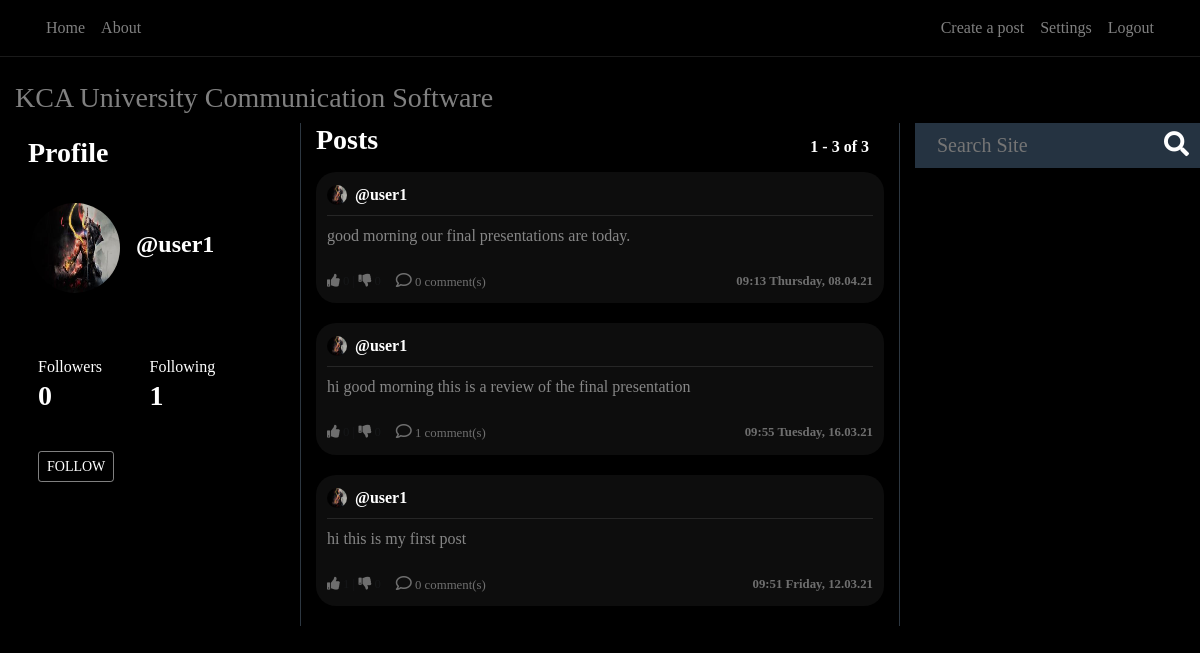
Page /user/@user1 (signed in) on the committed database.
### users/models.py (models this page shows, shortened)
class Profile(models.Model):
    user = models.OneToOneField(User, on_delete=models.CASCADE)
    image = models.ImageField(default='default.png', upload_to='profile_pics')
    @property
    def followers(self):
        return Follow.objects.filter(follow_user=self.user).count()
    @property
    def following(self):
        return Follow.objects.filter(user=self.user).count()

### blog/models.py (models this page shows, shortened)
class Post(models.Model):
    content = models.TextField(max_length=1000)
    date_posted = models.DateTimeField(default=timezone.now)
    author = models.ForeignKey(User, on_delete=models.CASCADE)
    likes= models.IntegerField(default=0)
    dislikes= models.IntegerField(default=0)
    @property
    def number_of_comments(self):
        return Comment.objects.filter(post_connected=self).count()

### blog/views.py (the view, shortened to what this page needs)
# urls.py: path('user/<str:username>', UserPostListView.as_view(), name='user-posts'),
class UserPostListView(LoginRequiredMixin, ListView):
    model = Post
    template_name = 'blog/user_posts.html'
    context_object_name = 'posts'
    paginate_by = PAGINATION_COUNT
    def visible_user(self):
        return get_object_or_404(User, username=self.kwargs.get('username'))
    def get_context_data(self, **kwargs):
        visible_user = self.visible_user()
        logged_user = self.request.user
        print(logged_user.username == '', file=sys.stderr)
        if logged_user.username == '' or logged_user is None:
            can_follow = False
        else:
            can_follow = (Follow.objects.filter(user=logged_user,
                                                follow_user=visible_user).count() == 0)
        data = super().get_context_data(**kwargs)
        data['user_profile'] = visible_user
        data['can_follow'] = can_follow
        return data
    def get_queryset(self):
        user = self.visible_user()
        return Post.objects.filter(author=user).order_by('-date_posted')

### blog/templates/blog/user_posts.html
{% extends "blog/home.html" %}

### blog/templates/blog/home.html (shortened to what this page needs)
{% extends "blog/base.html" %}
{% load static %}
{% block content %}
<h3> KCA University Communication Software</h3>
    <div class="row">
        <div class="col-12 col-md-3 pr-4 dont-move">
            <div style="background-color: #000000; color: white;" class="profile-section">
            <h3 class=" white-important p-2">
                Profile
            </h3>
            <article class="media content-section" style="height: 140px; width: 100%">
                {%  if user_profile != None %}
                    <div class="mt-2 d-flex full-width align-items-center">
                        <img
                           class="rounded-circle mr-3 img-fluid"
                           style="width: 90px; height: 90px;"
                           src="{{ user_profile.profile.image.url }}">
                        <div>
                            <h4 style="text-align: left"
                                    class="white-important">
                                {{ user_profile.username }}
                            </h4>
                        </div>
                    </div>
                {%  endif %}
            </article>
            <article class="media content-section">
                <div class="row full-width pl-2">
                    <div class="col-6">
                            Followers
                    </div>
                    <div class="col-6">
                            Following
                    </div>
                    {%  if user_profile != None %}
                        <div class="col-6">
                            <h3 class="white-important follow-click">
                                <a href="{% url 'user-followers' user_profile.username %}">
                                    {{ user_profile.profile.followers }}
                                </a>
                            </h3>
                        </div>
                         <div class="col-6">
                            <a href="{% url 'user-follows' user_profile.username %}">
                                <h3 class="white-important follow-click">
                                    {{ user_profile.profile.following }}
                                </h3>
                            </a>
                        </div>
                    {%  endif %}
                </div>
            </article>
            <div class="d-flex">
                {%  if user_profile is not None and user_profile.id != user.id  and user.username != '' %}
                    <form method="POST">
                        <div class="form-group">
                            <button style="margin-left: 18px" class="btn btn-sm btn-outline-secondary"
                                    name="{% if can_follow %}follow{% else %}unfollow{% endif %}"
                                    type="submit">
                                 {% if can_follow %}
                                     FOLLOW
                                 {% else %}
                                     UNFOLLOW
                                 {% endif %}
                            </button>
                        </div>
                    </form>
                {% endif %}
            </div>
            </div>
        </div>
        <div class="col-12 col-md-6 scrollable" >
            <div class="full-width row">
                <div class="col-6">
                    <h3 class="white-important mb-3">
                        Posts
                    </h3>
                </div>
                 <div class="col-6 no-padding">
                    <h6
                            style="position: absolute; bottom: 0; right: 0"
                            class="white-important mb-3">
                        {{ page_obj.start_index }} - {{ page_obj.end_index }} of
                        {{ paginator.count }}
                    </h6>
                </div>
            </div>
            {% for post in posts %}
                <article class="media content-section hovered-tweet">
                <div style="width: 100%; word-break: break-all;">
                    <div class="pb-2 row m-0" style="width: 100%; margin-right: 0 !important;">
                       <div
                               style="padding-left: 0px !important;"
                               class="col-8 no-padding d-flex align-items-center">
                           <img
                               class="rounded-circle mr-2"
                               style="width: 20px; height: 20px;"
                               src="{{ post.author.profile.image.url }}">
                           <a class="mr-2 white-important" href="{% url 'user-posts' post.author %}">
                               {{ post.author }}
                           </a>
                       </div>
                       <div class="col-4 d-flex flex-row-reverse no-padding align-items-center"
                            style="padding-right: 0 !important;">
                       </div>
                   </div>
                    <div
                            class="mb-2"
                            style="width: 100%; height: 1px; background-color: rgba(255, 255, 255, 0.1)"></div>
                    <a
                            style="color: rgba(255, 255, 255, 0.5) !important;"
                            href="{% url 'post-detail' post.id %}">
                        <p class="mb-4">
                            {{ post.content }}
                        </p>
                    </a>
                        <div class="row">
                            <div class="col-6" style="display: flex;">
                                <small style="opacity: 0.4;">
                                    <a href="#" onClick="document.getElementById('likebutton').submit()"><i class="fas fa-thumbs-up"></i></a> {{post.likes}}   |   <a href="#" onClick="document.getElementById('dislikebutton').submit()"><i class="fas fa-thumbs-down"></i></a> {{post.dislikes}}
                                </small>
                                <small style="opacity: 0.4; margin-left:15px;">
                                    <a href="/post/{{post.id}}/">
                                        <i style=" font-size: 16px;" class="far fa-comment"></i> {{ post.number_of_comments }} comment(s)
                                    </a>
                                </small>
                            </div>
                            <div class="col-6">
                                <small
                                        style="opacity: 0.4;"
                                    class="white-important d-flex full-width flex-row-reverse">
                                    {{ post.date_posted | date:"H:i l, d.m.y" }}
                                </small>
                            </div>
                        </div>
                </div>
                </article>
            {% endfor %}
        </div>
      <div class="col-12 col-md-3 dont-move">
            <form action="{% url 'search' %}" method="post">{% csrf_token %}
                <div class="search-container">
                    <div class="search">
                    <input required name="search" type="text" id="zip-code-input" placeholder="Search Site">
                    <button type="submit" style="border:0; background: transparent;"><i class="fa fa-search"></i> </button> </a>
                </form>
              </div>
        </div>
    </div>
{% endblock content %}

### blog/static/blog/main.css (style rules this page uses)
:root { --muted-color: rgba(255, 255, 255, 0.5); }
h1, h2, h3, h4, h5, h6 { color: var(--muted-color); }
.content-section { padding: 10px 10px; margin-bottom: 20px; }
.no-padding { padding: 0 !important; }
a { color: white; text-underline: none; text-decoration: none !important; }
article { border-radius: 2px; }
.white-important { color: white; font-weight: bold; }
.full-width { width: 100% }
.btn-outline-secondary { border-color: rgba(255, 255, 255, 0.5); color: white !important; }
.hovered-tweet { background-color: #90909017; border-radius: 20px; }
.hovered-tweet { border: 1px solid transparent; }
.profile-section { background-color: #2d3741; padding: 5px; border-radius: 1px; }
.scrollable { overflow-y: auto; border-left: 1px solid #2d3741; border-right: 1px solid #2d3741; }

### blog/static/blog/style.css (style rules this page uses)
body { font-family:bahnschrift; height: 100vh; margin: 0; padding: 0; }
.search-container { width: 300px; height: 45px; background-color: #253341; border-radius: 0px; display: flex; }
.search-container input { width: 100%; font-size: 20px; background-color: transparent; border: 0; color: white; }
.search-container .search { flex-grow: 1; display: flex; align-items: center; padding-left: 20px; padding-right: 20px; }
.search i { font-size: 25px; color: white; }
.search i { cursor: pointer; }

### rows in the picture
Post: author.profile.image (picture), author "@user1", content "good morning our final presentations are today.", number_of_comments "0", date_posted "09:13 Thursday, 08.04.21"
Post: author.profile.image (picture), author "@user1", content "hi good morning this is a review of the final presentation", number_of_comments "1", date_posted "09:55 Tuesday, 16.03.21"
Post: author.profile.image (picture), author "@user1", content "hi this is my first post", number_of_comments "0", date_posted "09:51 Friday, 12.03.21"

### other values in the picture
{{ user_profile.username }} "@user1"
{{ user_profile.profile.followers }} "0"
{{ user_profile.profile.following }} "1"
{{ page_obj.start_index }} "1"
{{ page_obj.end_index }} "3"
{{ paginator.count }} "3"
